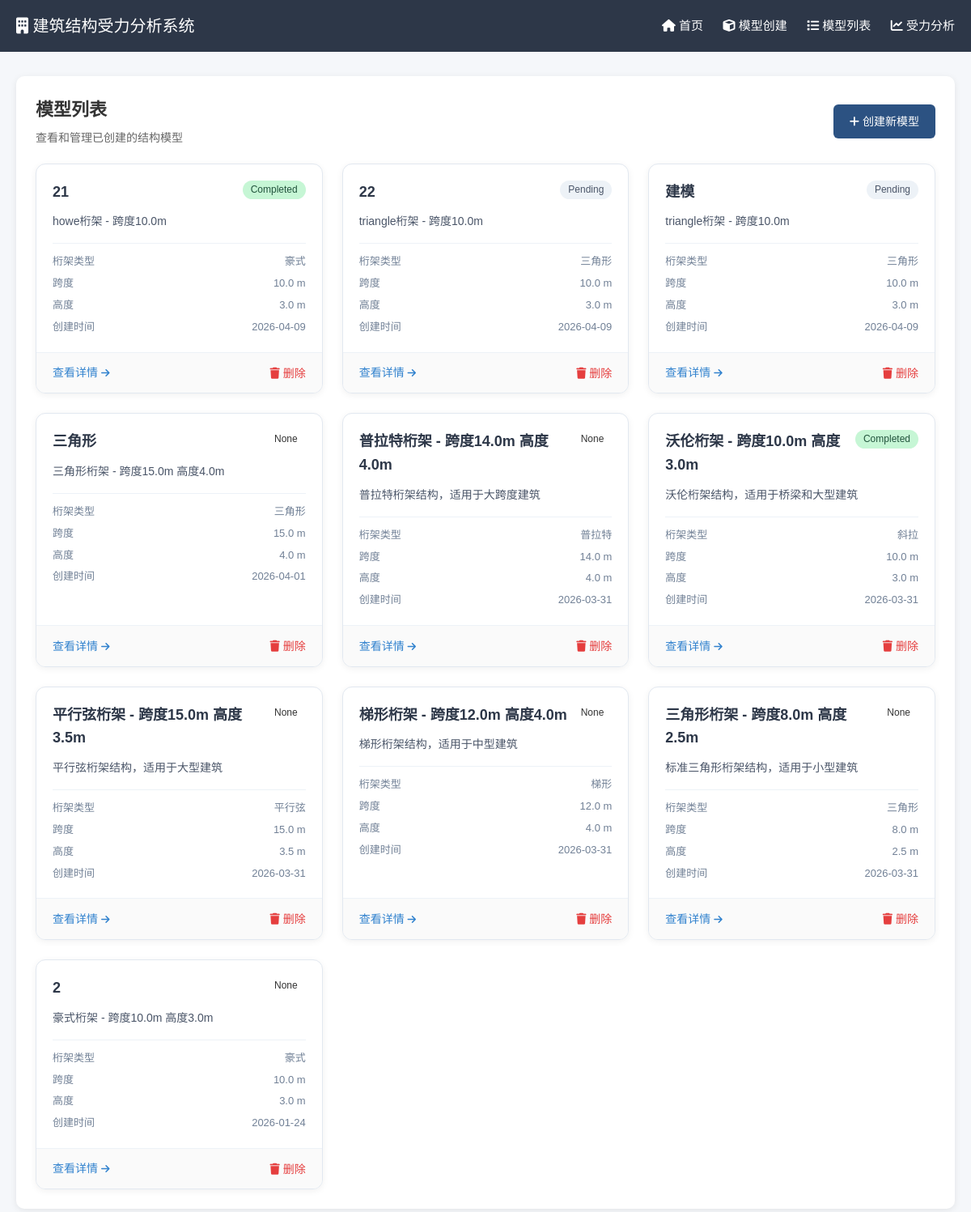
The app's page /model_list with its own data.
### tables this page shows
CREATE TABLE models (
            id INTEGER PRIMARY KEY AUTOINCREMENT,
            user_id INTEGER NOT NULL,
            model_name TEXT NOT NULL,
            model_description TEXT,
            file_path TEXT NOT NULL,
            file_size INTEGER,
            file_type TEXT,
            model_type TEXT,
            parameters TEXT,
            apdl_script TEXT,
            created_at TIMESTAMP,
            last_modified TIMESTAMP, analysis_status TEXT, max_displacement REAL, max_stress REAL, safety_factor REAL,
            FOREIGN KEY (user_id) REFERENCES users (id) ON DELETE CASCADE
        );

### main.py (the view)
@app.route('/model_list')
def model_list():
    conn = get_db_connection()
    rows = conn.execute('SELECT * FROM models ORDER BY id DESC').fetchall()
    conn.close()
    models = []
    for row in rows:
        model_dict = dict(row)
        if model_dict.get('parameters'):
            try:
                model_dict['parameters'] = json.loads(model_dict['parameters'])
            except:
                model_dict['parameters'] = {}
        else:
            model_dict['parameters'] = {}
        models.append(model_dict)
    print(f"从数据库查询到 {len(models)} 条模型记录")
    return render_template('model_list.html', username='Guest', models=models)

### main.py (called while the page is built)
def get_db_connection():
    conn = sqlite3.connect(DATABASE)
    conn.row_factory = sqlite3.Row
    return conn

### templates/model_list.html (shortened to what this page needs)
{% extends "base.html" %}
{% block content %}
<div class="card">
    <div style="display: flex; justify-content: space-between; align-items: center; margin-bottom: 20px; flex-wrap: wrap; gap: 12px;">
        <div>
            <h2 style="font-size: 22px; margin-bottom: 6px;">模型列表</h2>
            <p style="color: #666; font-size: 14px;">查看和管理已创建的结构模型</p>
        </div>
        <a href="/parametric_modeling" class="btn" style="background: #2c5282;">
            <i class="fa fa-plus"></i> 创建新模型
        </a>
    </div>
    {% if models %}
    <div class="grid" style="grid-template-columns: repeat(auto-fill, minmax(300px, 1fr)); gap: 24px;">
        {% for model in models %}
        <div class="model-card">
            <div style="padding: 20px; flex: 1;">
                <div style="display: flex; justify-content: space-between; align-items: flex-start; margin-bottom: 12px;">
                    <h3 style="font-size: 18px; font-weight: 600; color: #2d3748; word-break: break-word;">{{ model.model_name }}</h3>
                    {% set status = model.analysis_status|default('pending') %}
                    <span class="status-badge status-{{ status }}">{{ status|capitalize }}</span>
                </div>
                <p style="font-size: 14px; color: #4a5568; margin-bottom: 16px; line-height: 1.5;">
                    {{ model.model_description|default('无描述')|truncate(80) }}
                </p>
                <div style="font-size: 13px; color: #718096; border-top: 1px solid #edf2f7; padding-top: 12px;">
                    <div style="display: flex; justify-content: space-between; margin-bottom: 6px;">
                        <span>桁架类型</span>
                        <span style="font-weight: 500;">
                            {% if model.parameters is mapping and model.parameters.truss_type %}
                                {% set type_map = {'triangle':'三角形','trapezoid':'梯形','parallel':'平行弦','warren':'斜拉','howe':'豪式','pratt':'普拉特'} %}
                                {{ type_map.get(model.parameters.truss_type, model.parameters.truss_type) }}
                            {% else %}未知{% endif %}
                        </span>
                    </div>
                    <div style="display: flex; justify-content: space-between; margin-bottom: 6px;">
                        <span>跨度</span>
                        <span style="font-weight: 500;">{{ model.parameters.get('span', '?') if model.parameters is mapping else '?' }} m</span>
                    </div>
                    <div style="display: flex; justify-content: space-between; margin-bottom: 6px;">
                        <span>高度</span>
                        <span style="font-weight: 500;">{{ model.parameters.get('height', '?') if model.parameters is mapping else '?' }} m</span>
                    </div>
                    <div style="display: flex; justify-content: space-between;">
                        <span>创建时间</span>
                        <span>{{ model.created_at[:10] if model.created_at else '未知' }}</span>
                    </div>
                </div>
            </div>
            <div style="border-top: 1px solid #edf2f7; background: #fafafa; padding: 12px 20px; display: flex; justify-content: space-between; align-items: center;">
                <a href="/view_3d_model/{{ model.id }}" style="color: #3182ce; text-decoration: none; font-size: 14px; font-weight: 500;">
                    查看详情 <i class="fa fa-arrow-right" style="font-size: 12px;"></i>
                </a>
                <form action="/delete_model/{{ model.id }}" method="POST" onsubmit="return confirm('确定要删除模型「{{ model.model_name }}」吗？此操作不可恢复。');" style="margin: 0;">
                    <button type="submit" style="background: none; border: none; color: #e53e3e; cursor: pointer; font-size: 14px; font-weight: 500;">
                        <i class="fa fa-trash"></i> 删除
                    </button>
                </form>
            </div>
        </div>
        {% endfor %}
    </div>
    {% endif %}
</div>
{% endblock %}

### templates/base.html (shortened to what this page needs)
<!DOCTYPE html>
<html lang="zh-CN">
<head>
    <link rel="stylesheet" href="https://cdn.bootcdn.net/ajax/libs/font-awesome/6.4.0/css/all.min.css">
</head>
<body>
    <div class="navbar">
        <div class="container navbar-content">
            <h1><i class="fa-solid fa-building"></i> 建筑结构受力分析系统</h1>
            <div class="nav-links">
                <a href="/home"><i class="fa fa-home"></i> 首页</a>
                <a href="/parametric_modeling"><i class="fa fa-cube"></i> 模型创建</a>
                <a href="/model_list"><i class="fa fa-list"></i> 模型列表</a>
                <a href="/analysis"><i class="fa fa-line-chart"></i> 受力分析</a>
            </div>
        </div>
    </div>
    <div class="container">
        {% block content %}{% endblock %}
    </div>
</body>
</html>

### templates/base.html (style rules this page uses)
* { margin: 0; padding: 0; box-sizing: border-box; font-family: "Microsoft YaHei", sans-serif; }
body { background: #f5f7fa; color: #333; line-height: 1.6; }
.container { max-width: 1200px; margin: 0 auto; padding: 0 20px; }
.navbar { background: #2d3748; color: white; padding: 16px 0; margin-bottom: 30px; }
.navbar-content { display: flex; justify-content: space-between; align-items: center; }
.navbar h1 { font-size: 20px; font-weight: normal; }
.nav-links a { color: white; margin-left: 20px; text-decoration: none; font-size: 15px; }
.card { background: white; border-radius: 10px; box-shadow: 0 2px 8px rgba(0,0,0,0.08); padding: 24px; margin-bottom: 24px; }
.btn { display: inline-block; padding: 10px 20px; background: #3182ce; color: white; border: none; border-radius: 6px; cursor: pointer; text-decoration: none; font-size: 14px; }
.grid { display: grid; grid-template-columns: repeat(auto-fill, minmax(280px, 1fr)); gap: 20px; }

### templates/model_list.html (style rules this page uses)
.status-badge { display: inline-block; padding: 2px 10px; border-radius: 20px; font-size: 12px; font-weight: 500; }
.status-completed { background: #c6f6d5; color: #22543d; }
.status-pending { background: #edf2f7; color: #4a5568; }
.model-card { background: white; border-radius: 12px; box-shadow: 0 2px 8px rgba(0,0,0,0.06); border: 1px solid #e2e8f0; overflow: hidden; display: flex; flex-direction: column; transition: all 0.2s; }

### records on screen
models: model_name "21", analysis_status "Completed", model_description "howe桁架 - 跨度10.0m", get "豪式", parameters "10.0", parameters "3.0", created_at "2026-04-09"
models: model_name "22", analysis_status "Pending", model_description "triangle桁架 - 跨度10.0m", get "三角形", parameters "10.0", parameters "3.0", created_at "2026-04-09"
models: model_name "建模", analysis_status "Pending", model_description "triangle桁架 - 跨度10.0m", get "三角形", parameters "10.0", parameters "3.0", created_at "2026-04-09"
models: model_name "三角形", status "None", model_description "三角形桁架 - 跨度15.0m 高度4.0m", get "三角形", parameters "15.0", parameters "4.0", created_at "2026-04-01"
models: model_name "普拉特桁架 - 跨度14.0m 高度4.0m", status "None", model_description "普拉特桁架结构，适用于大跨度建筑", get "普拉特", parameters "14.0", parameters "4.0", created_at "2026-03-31"
models: model_name "沃伦桁架 - 跨度10.0m 高度3.0m", analysis_status "Completed", model_description "沃伦桁架结构，适用于桥梁和大型建筑", get "斜拉", parameters "10.0", parameters "3.0", created_at "2026-03-31"
models: model_name "平行弦桁架 - 跨度15.0m 高度3.5m", status "None", model_description "平行弦桁架结构，适用于大型建筑", get "平行弦", parameters "15.0", parameters "3.5", created_at "2026-03-31"
models: model_name "梯形桁架 - 跨度12.0m 高度4.0m", status "None", model_description "梯形桁架结构，适用于中型建筑", get "梯形", parameters "12.0", parameters "4.0", created_at "2026-03-31"
models: model_name "三角形桁架 - 跨度8.0m 高度2.5m", status "None", model_description "标准三角形桁架结构，适用于小型建筑", get "三角形", parameters "8.0", parameters "2.5", created_at "2026-03-31"
models: model_name "2", status "None", model_description "豪式桁架 - 跨度10.0m 高度3.0m", get "豪式", parameters "10.0", parameters "3.0", created_at "2026-01-24"
